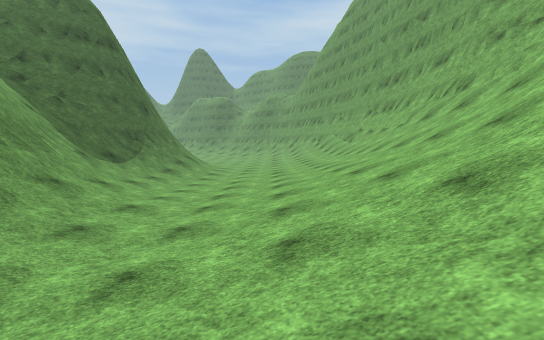
[1] (above)

12 first-person views from a walk through a Unity game level. The camera is 1.5 m above the floor, tilts 6° down and sees 90° across. The floor is counted in squares, 2 m on a side. Each view is taken from the middle of a square. On the plan, view 1 faces up. The plan holds only what a view shows up to about 10 squares ahead; the rest is blank. The place goes on beyond the plan. The player is left out. Surface patterns are stand-ins for the level's own textures.

[2]
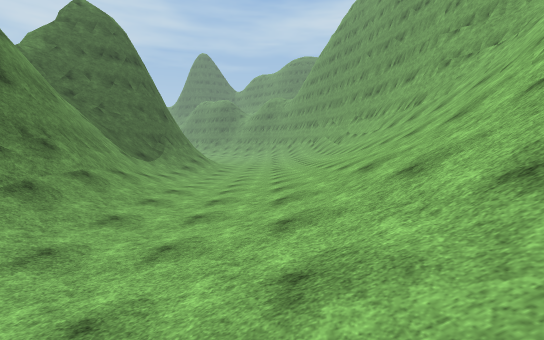

[3]
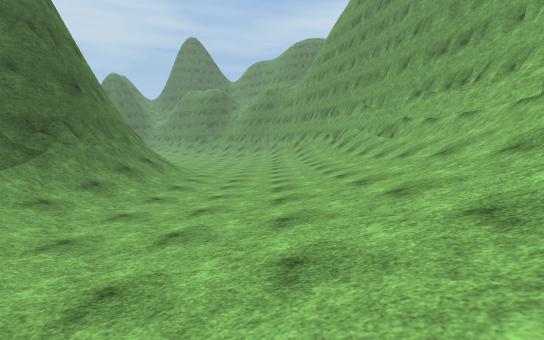

[4]
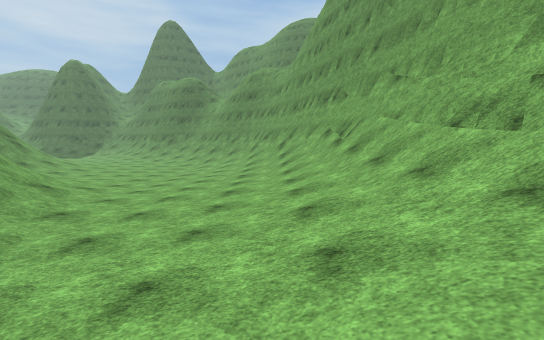

[5]
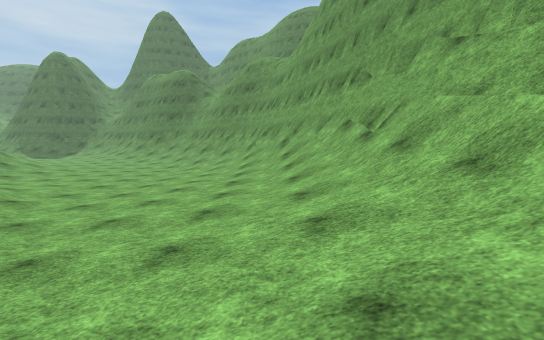

[6]
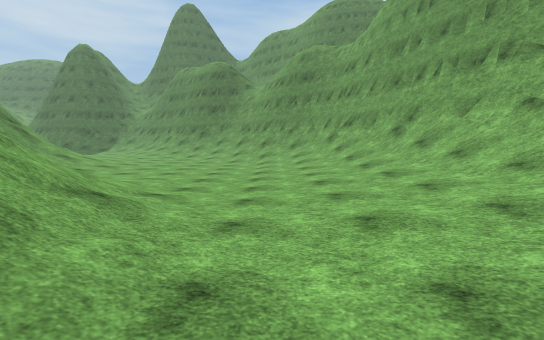

[7]
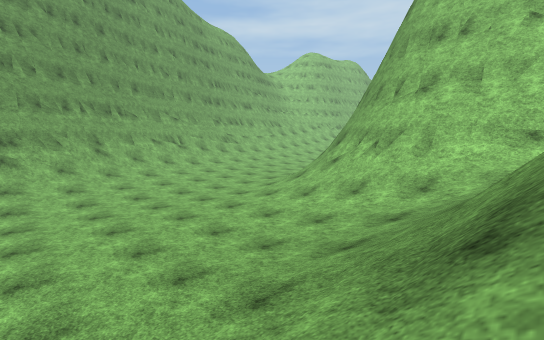

[8]
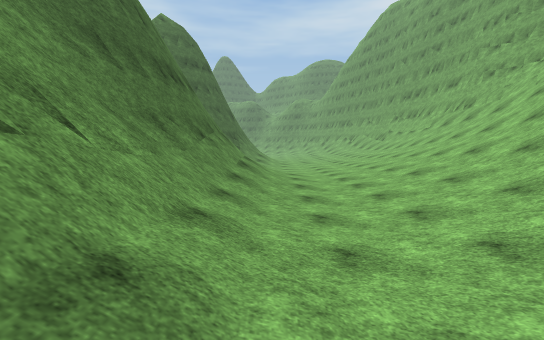

[9]
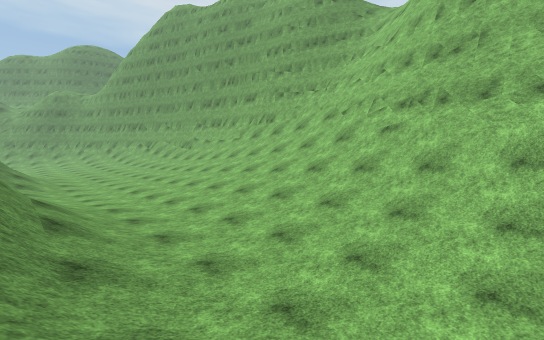

[10]
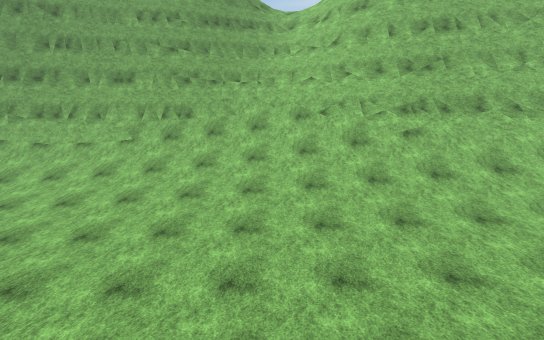

[11]
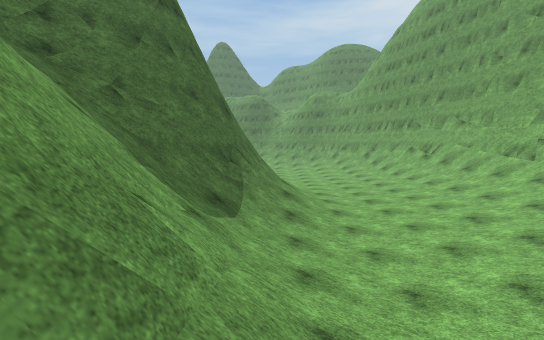

[12]
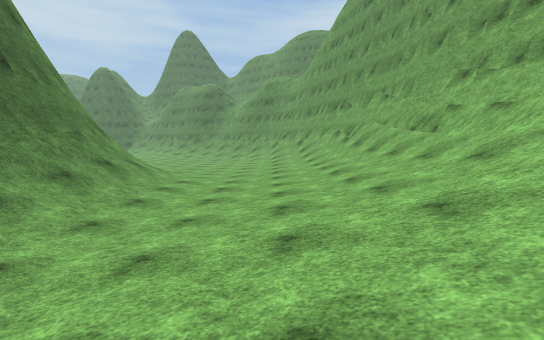

### Floor plan
Key: @ floor where view 1 was taken; # wall or solid block; . main floor; : floor 0.75 m higher than the main floor; + floor 1.5 m higher than the main floor; / step, stairs or slope; = window, fence, low wall or low ledge; v drop or lower ground.
Columns run from 11 left of view 1 to 7 right of it. Each row starts with its distance up from view 1.
 22  //.......//##
 21 #//.......:/##
 20  //:......://#
 19  //:.......:/##
 18   //.......:/##
 17  /////.....:/=#
 16  //##///...://##
 15  ######/...:://# v
 14      ##//..:://# v
 13       #//..:://# v
 12       #=/.::://## v
 11       #//.:::+/## v
 10     ###/:.::+//## v
  9    ####/:.::+//## v
  8   ##=#//:.::+//=# v
  7      =//:.::+///##v
  6      ##/:::+////##
  5      v#//::+////##
  4      v#//::+////##
  3      v##/::+///=#
  2      v##/::////## v
  1      v#/+:++//## vv
  0      ##/+:+@//## v
 -1      ##/+:+//=# v
 -2       #/+:+//## v
 -3        /+++
 -4         +

Positions as (right, up) in squares from view 1, and headings:
1: (0, 0), facing up
2: (0, -2), facing up
3: (0, 4), facing up
4: (1, 9), facing up
5: (1, 11), facing up
6: (-2, 12), facing up
7: (-10, 22), facing down-right
8: (-3, -4), facing up
9: (-4, -2), facing up-right
10: (-4, 4), facing right
11: (-4, 4), facing up
12: (0, 6), facing up
